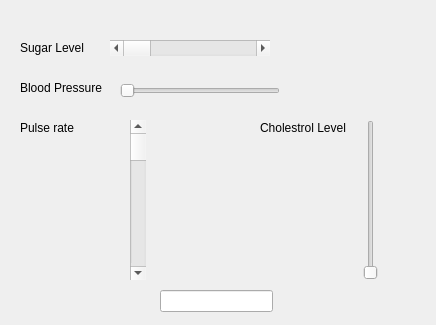
<?xml version="1.0" encoding="UTF-8"?>
<ui version="4.0">
 <class>Dialog</class>
 <widget class="QDialog" name="Dialog">
  <property name="geometry">
   <rect>
    <x>0</x>
    <y>0</y>
    <width>436</width>
    <height>325</height>
   </rect>
  </property>
  <property name="windowTitle">
   <string>Dialog</string>
  </property>
  <widget class="QLabel" name="label">
   <property name="geometry">
    <rect>
     <x>20</x>
     <y>40</y>
     <width>81</width>
     <height>16</height>
    </rect>
   </property>
   <property name="text">
    <string>Sugar Level</string>
   </property>
  </widget>
  <widget class="QLabel" name="label_2">
   <property name="geometry">
    <rect>
     <x>20</x>
     <y>80</y>
     <width>91</width>
     <height>16</height>
    </rect>
   </property>
   <property name="text">
    <string>Blood Pressure</string>
   </property>
  </widget>
  <widget class="QLabel" name="label_3">
   <property name="geometry">
    <rect>
     <x>20</x>
     <y>120</y>
     <width>91</width>
     <height>16</height>
    </rect>
   </property>
   <property name="text">
    <string>Pulse rate</string>
   </property>
  </widget>
  <widget class="QLabel" name="label_4">
   <property name="geometry">
    <rect>
     <x>260</x>
     <y>120</y>
     <width>101</width>
     <height>16</height>
    </rect>
   </property>
   <property name="text">
    <string>Cholestrol Level</string>
   </property>
  </widget>
  <widget class="QScrollBar" name="horizontalScrollBarSugarLevel">
   <property name="geometry">
    <rect>
     <x>110</x>
     <y>40</y>
     <width>160</width>
     <height>16</height>
    </rect>
   </property>
   <property name="orientation">
    <enum>Qt::Horizontal</enum>
   </property>
  </widget>
  <widget class="QScrollBar" name="verticalScrollBarPulseRate">
   <property name="geometry">
    <rect>
     <x>130</x>
     <y>120</y>
     <width>16</width>
     <height>160</height>
    </rect>
   </property>
   <property name="orientation">
    <enum>Qt::Vertical</enum>
   </property>
  </widget>
  <widget class="QSlider" name="horizontalSliderBloodPressure">
   <property name="geometry">
    <rect>
     <x>120</x>
     <y>80</y>
     <width>160</width>
     <height>22</height>
    </rect>
   </property>
   <property name="orientation">
    <enum>Qt::Horizontal</enum>
   </property>
  </widget>
  <widget class="QSlider" name="verticalSliderCholestrolLevel">
   <property name="geometry">
    <rect>
     <x>360</x>
     <y>120</y>
     <width>22</width>
     <height>160</height>
    </rect>
   </property>
   <property name="orientation">
    <enum>Qt::Vertical</enum>
   </property>
  </widget>
  <widget class="QLineEdit" name="lineEditResult">
   <property name="geometry">
    <rect>
     <x>160</x>
     <y>290</y>
     <width>113</width>
     <height>22</height>
    </rect>
   </property>
  </widget>
 </widget>
 <resources/>
 <connections/>
</ui>
